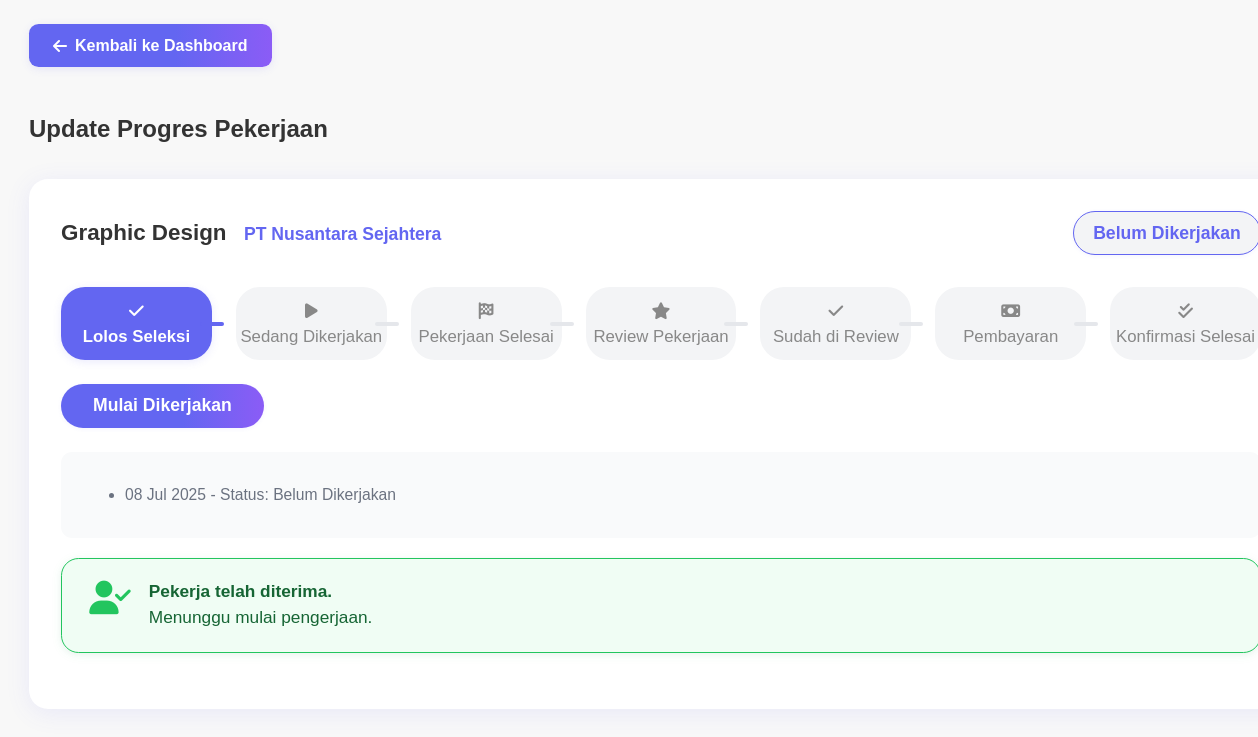
The app's page /src/pages/update-progress.php (signed in), older data.
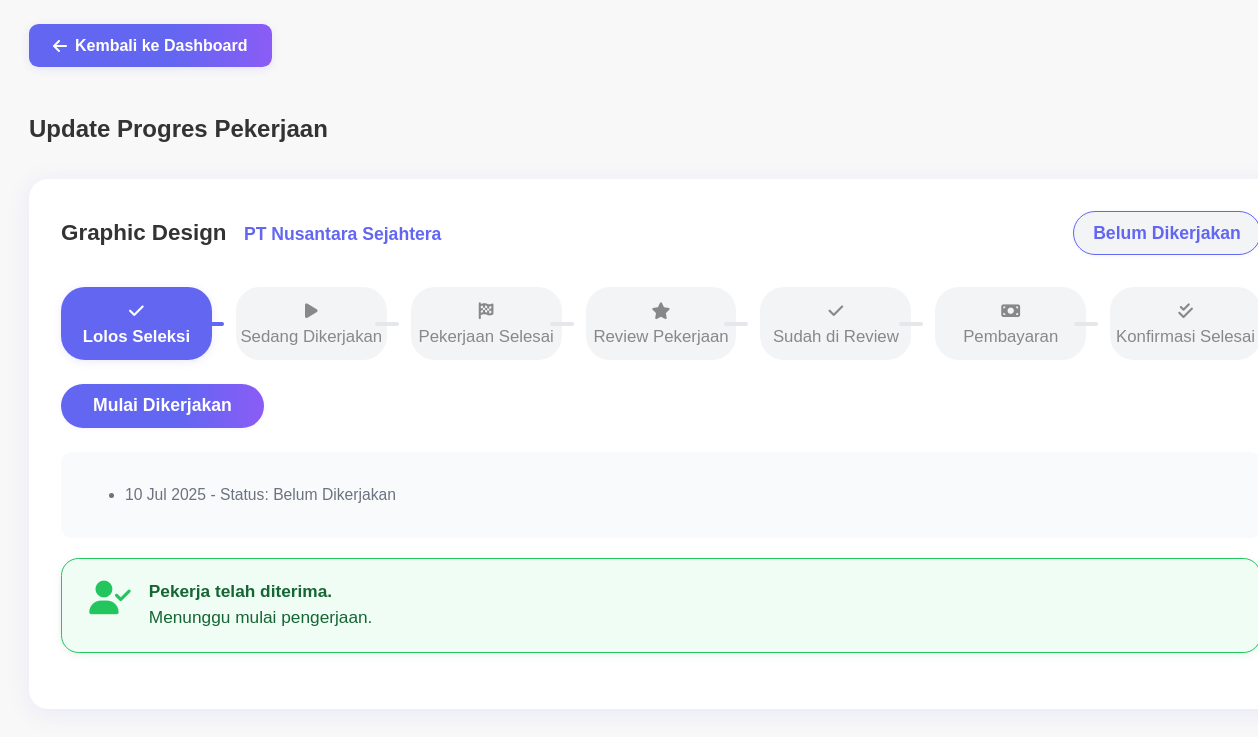
The same page, newer data.
### tables this page shows
CREATE TABLE `applications` (
  `id` int(11) NOT NULL,
  `user_id` int(11) NOT NULL,
  `job_id` int(11) NOT NULL,
  `cover_letter` text DEFAULT NULL,
  `cv_file` varchar(255) DEFAULT NULL,
  `expected_salary` decimal(10,2) DEFAULT NULL,
  `availability` varchar(50) DEFAULT NULL,
  `additional_info` text DEFAULT NULL,
  `status` enum('menunggu','direview','terseleksi','interview','lolos','tidak_terseleksi','tidak_lolos') NOT NULL DEFAULT 'menunggu',
  `work_status` enum('not_started','in_progress','completed','reviewed','sudah_direview','waiting_worker_confirmation','paid') DEFAULT 'not_started',
  `applied_at` timestamp NOT NULL DEFAULT current_timestamp(),
  `updated_at` timestamp NOT NULL DEFAULT current_timestamp() ON UPDATE current_timestamp(),
  `payment_proof` varchar(255) DEFAULT NULL
);

CREATE TABLE `jobs` (
  `id` int(11) NOT NULL,
  `title` varchar(255) NOT NULL,
  `brief_description` varchar(200) DEFAULT NULL,
  `full_description` text DEFAULT NULL,
  `category` varchar(100) DEFAULT NULL,
  `location` varchar(100) DEFAULT NULL,
  `payment_type` varchar(50) DEFAULT NULL,
  `amount` decimal(15,2) DEFAULT NULL,
  `currency` varchar(10) DEFAULT NULL,
  `requirements` text DEFAULT NULL,
  `company_name` varchar(100) DEFAULT NULL,
  `company_email` varchar(100) DEFAULT NULL,
  `company_logo_url` varchar(255) DEFAULT NULL,
  `posted_by` int(11) DEFAULT NULL,
  `created_at` timestamp NOT NULL DEFAULT current_timestamp(),
  `status` enum('TERBUKA','TERTUTUP') NOT NULL DEFAULT 'TERBUKA'
);

### src/pages/update-progress.php (the view, shortened to what this page needs)
<?php
require_once '../db/connection.php';
$user_id = $_SESSION['user_id'];
$app_id = isset($_GET['application_id']) ? intval($_GET['application_id']) : 0;
if ($app_id) {
    $query = mysqli_query($conn, "SELECT a.*, j.title, j.company_name FROM applications a JOIN jobs j ON a.job_id = j.id WHERE a.user_id='$user_id' AND a.id='$app_id'");
    $apps = [];
    if ($row = mysqli_fetch_assoc($query)) $apps[] = $row;
} else {
    $query = mysqli_query($conn, "SELECT a.*, j.title, j.company_name FROM applications a JOIN jobs j ON a.job_id = j.id WHERE a.user_id='$user_id'");
    $apps = [];
    while ($row = mysqli_fetch_assoc($query)) $apps[] = $row;
}
?>
<!DOCTYPE html>
<html lang="id">
<head>
    <link rel="stylesheet" href="../styles/update-progress.css">
    <link rel="stylesheet" href="https://cdnjs.cloudflare.com/ajax/libs/font-awesome/6.4.0/css/all.min.css">
    <link rel="stylesheet" href="../styles/tracking.css">
</head>
<body>
    <div class="container">
        <a href="../../user/page/dashboard.php" class="back-btn"><i class="fa fa-arrow-left"></i> Kembali ke Dashboard</a>
        <h2>Update Progres Pekerjaan</h2>
        <?php if (empty($apps)): ?>
            <div class="tracking-card">Tidak ada pekerjaan yang sedang berjalan.</div>
        <?php else: ?>
        <?php foreach ($apps as $app):
            $work_status = strtolower($app['work_status'] ?? 'not_started');
            $status_display = '';
            switch($work_status) {
                case 'not_started': $status_display = 'Belum Dikerjakan'; break;
            }
        ?>
        <div class="progress-card">
          <div class="job-header">
            <h2><?= htmlspecialchars($app['title']) ?> <span class="company"><?= htmlspecialchars($app['company_name']) ?></span></h2>
            <span class="badge badge-status badge-<?= $work_status ?><?php if($work_status=='reviewed') echo ' badge-reviewed'; ?>"><?= $status_display ?></span>
          </div>
          <div class="progress-stepper">
            <div class="progress-step <?= $work_status=='not_started'?'active':($work_status!='not_started'?'completed':'') ?>">
              <i class="fa fa-check"></i><br>Lolos Seleksi
            </div>
            <div class="progress-step <?= $work_status=='in_progress'?'active':(in_array($work_status,['completed','reviewed','waiting_worker_confirmation','paid'])?'completed':'') ?>">
              <i class="fa fa-play"></i><br>Sedang Dikerjakan
            </div>
            <div class="progress-step <?= $work_status=='completed'?'active':(in_array($work_status,['reviewed','waiting_worker_confirmation','paid'])?'completed':'') ?>">
              <i class="fa fa-flag-checkered"></i><br>Pekerjaan Selesai
            </div>
            <div class="progress-step <?= $work_status=='reviewed'?'active':(in_array($work_status,['waiting_worker_confirmation','paid'])?'completed':'') ?>">
              <i class="fa fa-star"></i><br>Review Pekerjaan
            </div>
            <div class="progress-step <?= in_array($work_status,['reviewed','waiting_worker_confirmation','paid']) && $work_status!='reviewed' ? 'completed' : ($work_status=='reviewed'?'active':'') ?>">
              <i class="fa fa-check"></i><br>Sudah di Review
            </div>
            <div class="progress-step <?= $work_status=='waiting_worker_confirmation'?'active':($work_status=='paid'?'completed':'') ?>">
              <i class="fa fa-money-bill"></i><br>Pembayaran
            </div>
            <div class="progress-step <?= $work_status=='paid'?'active completed':'' ?>">
              <i class="fa fa-check-double"></i><br>Konfirmasi Selesai
            </div>
          </div>
          <div class="progress-actions">
            <?php if ($work_status=='not_started'): ?>
              <button class="btn btn-primary" onclick="updateProgress(<?= $app['id'] ?>, 'dikerjakan')">Mulai Dikerjakan</button>
            <?php endif; ?>
          </div>
          <div class="progress-log">
            <ul>
              <li><?= date('d M Y', strtotime($app['updated_at'] ?? $app['applied_at'])) ?> - Status: <?= $status_display ?></li>
            </ul>
          </div>
          <?php if ($work_status=='not_started'): ?>
            <div class="info-card info-welcome">
                <i class="fa fa-user-check"></i>
                <div class="info-text">
                    <strong>Pekerja telah diterima.</strong><br>
                    Menunggu mulai pengerjaan.
                </div>
            </div>
          <?php endif; ?>
        </div>
        <?php endforeach; ?>
        <?php endif; ?>
    </div>
</body>
</html>

Row changes from the older to the newer data that the page shows:
changed applications "Belum Dikerjakan": updated_at "08 Jul 2025" → "10 Jul 2025"
